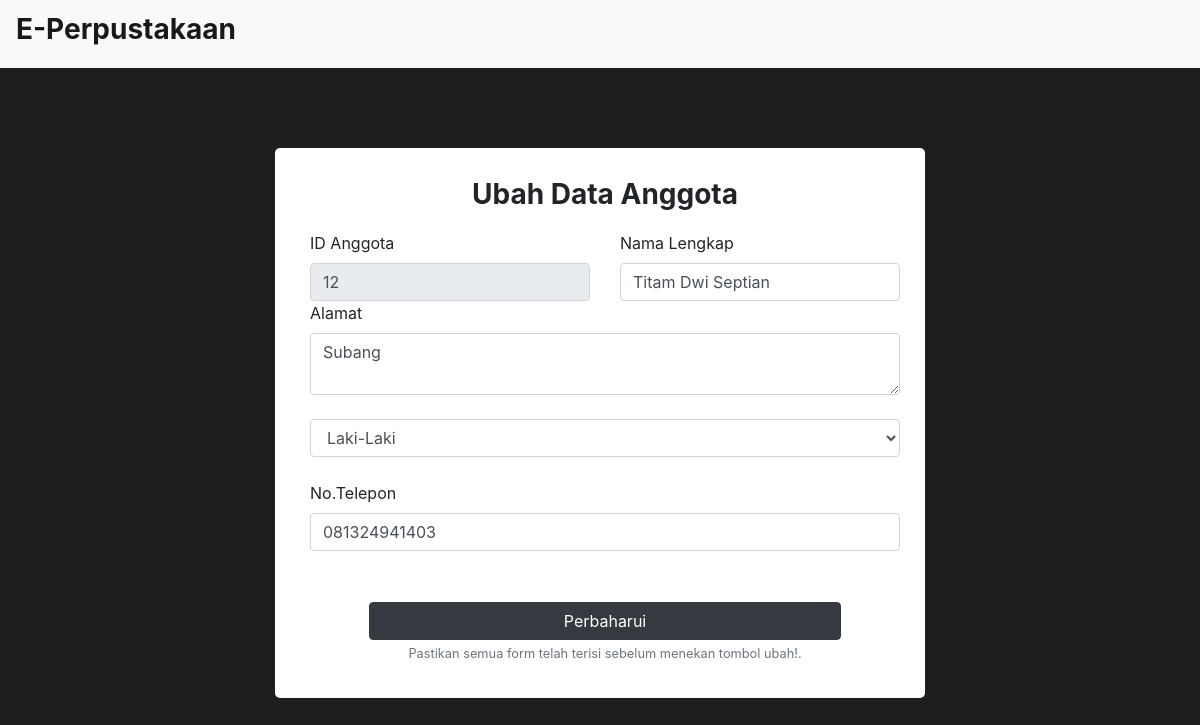
Screenshot of /page/dataanggota/ubah-data-anggota.php?id=12 with the database file from the repository.
### tables this page shows
CREATE TABLE `data_anggota_perpus` (
  `id_anggota` int(11) NOT NULL,
  `nama_anggota` varchar(50) NOT NULL,
  `alamat_anggota` text NOT NULL,
  `jk_anggota` enum('Laki-Laki','Wanita') NOT NULL,
  `no_tlp_anggota` text NOT NULL,
  `tanggal_entri_akun` datetime NOT NULL
);

### page/dataanggota/ubah-data-anggota.php (the view, shortened to what this page needs)
<?php
  include "../../koneksi.php";
  $id_anggota = isset ($_GET["id"])?$_GET["id"]:"";
  $sql_select= " SELECT * FROM data_anggota_perpus WHERE id_anggota = '".$id_anggota."';";
  $select = $mysqli->query($sql_select);
  $row_select=$select->fetch_array();
   ?>
<html>
<head>
  <link rel="stylesheet" href="../../resources/css/ubah-data-anggota.css">
  <link rel="stylesheet" href="../../resources/css/bootstrap.min.css">
  <link rel="stylesheet" href="../../resources/css/all.css">
</head>
<body style="background-color: #1e1e1e;">
<nav class="navbar navbar-expand-lg navbar-light bg-light">
  <a class="navbar-brand" href="../../Dashboard.php"><h3><b>E-Perpustakaan</b></h3></a>
</nav>
  <div class="content" align="">
    <form method="POST">
      <div class="login-box">
        <h3 class="txt" align="center"><b>Ubah Data Anggota</b></h3>
        <div class="row">
          <div class="col">
            <label for="exampleInputPassword1">ID Anggota</label>
            <input type="text" class="form-control" placeholder="ID Anggota" name="form_id_anggota" value="<?php echo $row_select["id_anggota"]; ?>" readonly>
          </div>
          <div class="col">
            <label for="exampleInputPassword1">Nama Lengkap</label>
            <input type="text" class="form-control" placeholder="Nama Lengkap" name="form_nama_anggota" value="<?php echo $row_select["nama_anggota"]; ?>">
          </div>
        </div>
        <div class="form-group">
          <label for="exampleInputPassword1">Alamat</label>
          <textarea class="form-control" id="exampleInputPassword1" placeholder="Alamat" name="form_alamat_anggota"><?php   echo $row_select["alamat_anggota"]; ?></textarea>
          <br>
        <select class="form-control" name="form_jk_anggota">
        <?php include 'req-a/jk.php'; ?>
        </select>
        <br>
        <div class="form-group">
          <label for="exampleInputPassword1">No.Telepon</label>
          <input type="text" class="form-control" id="exampleInputPassword1" name="form_no_tlp_anggota" placeholder="No.Telepon" value="<?php echo $row_select["no_tlp_anggota"]; ?>">
        </div>
        <div class="" align="center">
          <input type="submit" name="form_edit" value="Perbaharui" class="btn btn-dark">
        <small id="emailHelp" class="form-text text-muted">Pastikan semua form telah terisi sebelum menekan tombol ubah!.</small>
        </div>
  </div>
</form>
</body>
</html>

### resources/css/ubah-data-anggota.css (style rules this page uses)
body { margin: none; padding: none; font-family: 'Titillium Web', sans-serif; background: #c0c0c0 no-repeat; background-size: cover; }
.content { background: #c0c0c0; width: 650px; margin: 80px auto 0; border-radius: 5px; min-height: 550px; overflow: hidden; background: rgba(255,255,255); }
.login-box { width: 590px; position: absolute; margin-left: 35px; margin-top: 30px; }
.txt { margin-bottom: 20px; font-family: 'Titillium Web', sans-serif, #333333; }
.btn { width: 80%; background: #1e1e1e; margin-top: 35px; font-family: 'Titillium Web', sans-serif, #1e1e1e; }

### rows the page displays
data_anggota_perpus: form_id_anggota "12", form_nama_anggota "Titam Dwi Septian", form_alamat_anggota "Subang", form_jk_anggota "Laki-Laki", form_no_tlp_anggota "081324941403"
